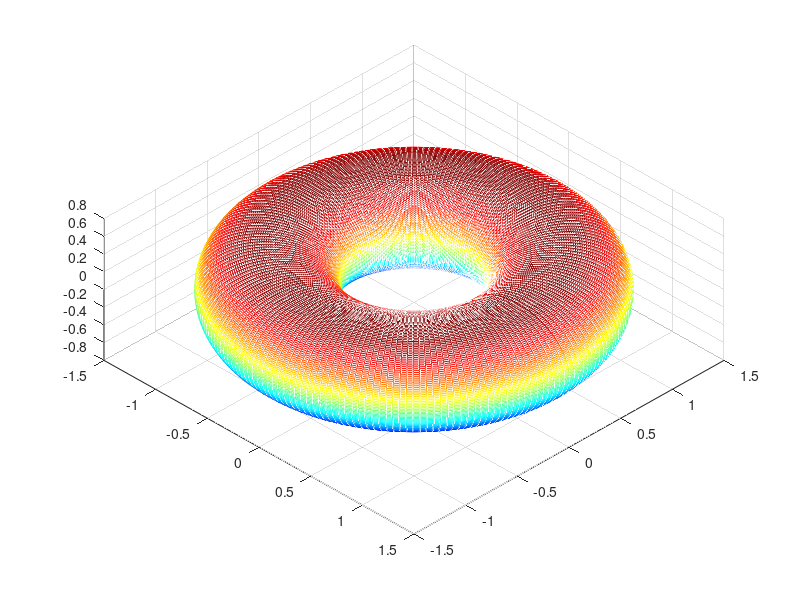

Write MATLAB code to recreate this figure.
clc
clear 
close all 

% Bai 10
u = linspace(0,2*pi,200);
v = linspace(0,2*pi,200);
[U,V] = meshgrid(u,v);
X = (1+0.5*cos(V)).*cos(U);
Y = (1+0.5*cos(V)).*sin(U);
Z = 0.5*sin(V);
colormap('jet');
mesh(X,Y,Z);
axis auto;
view(45,60);